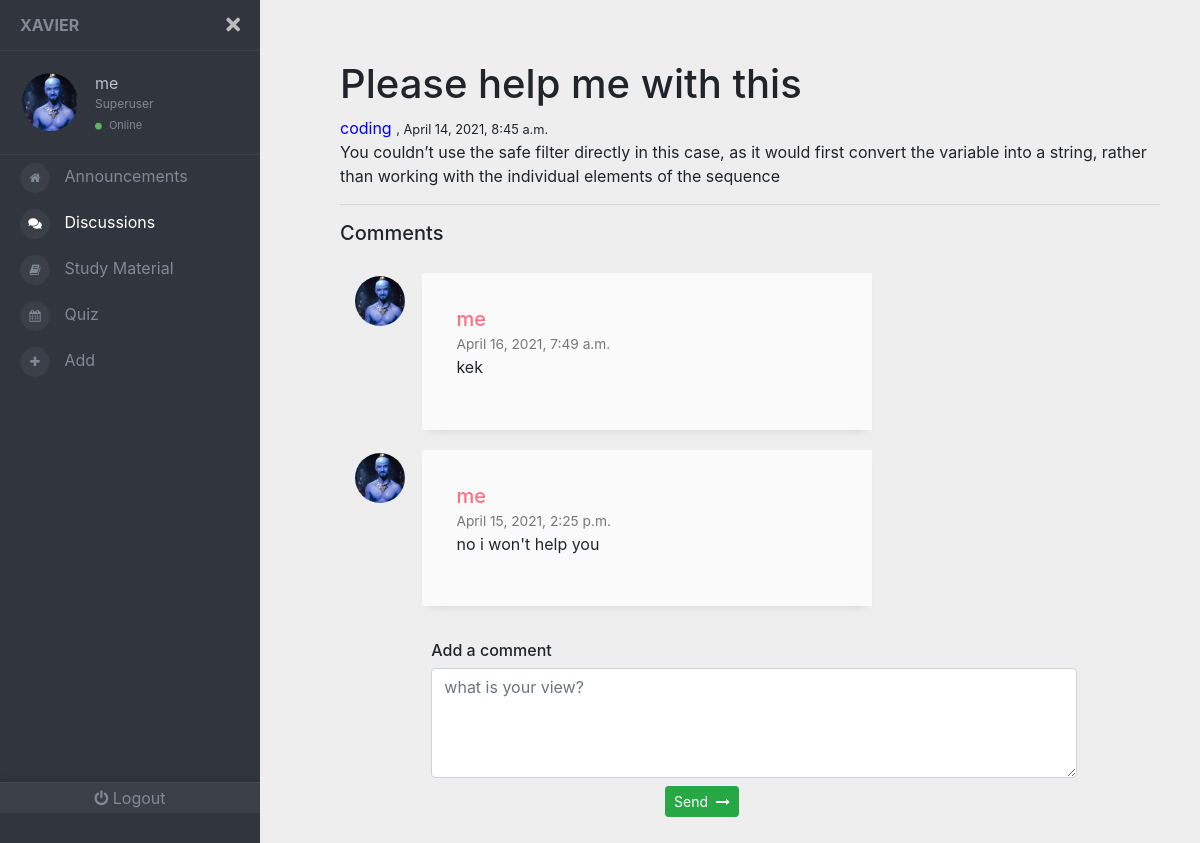
Before: /discussions/main/?discuss=aSA8iN1y (signed in) with the older database file.
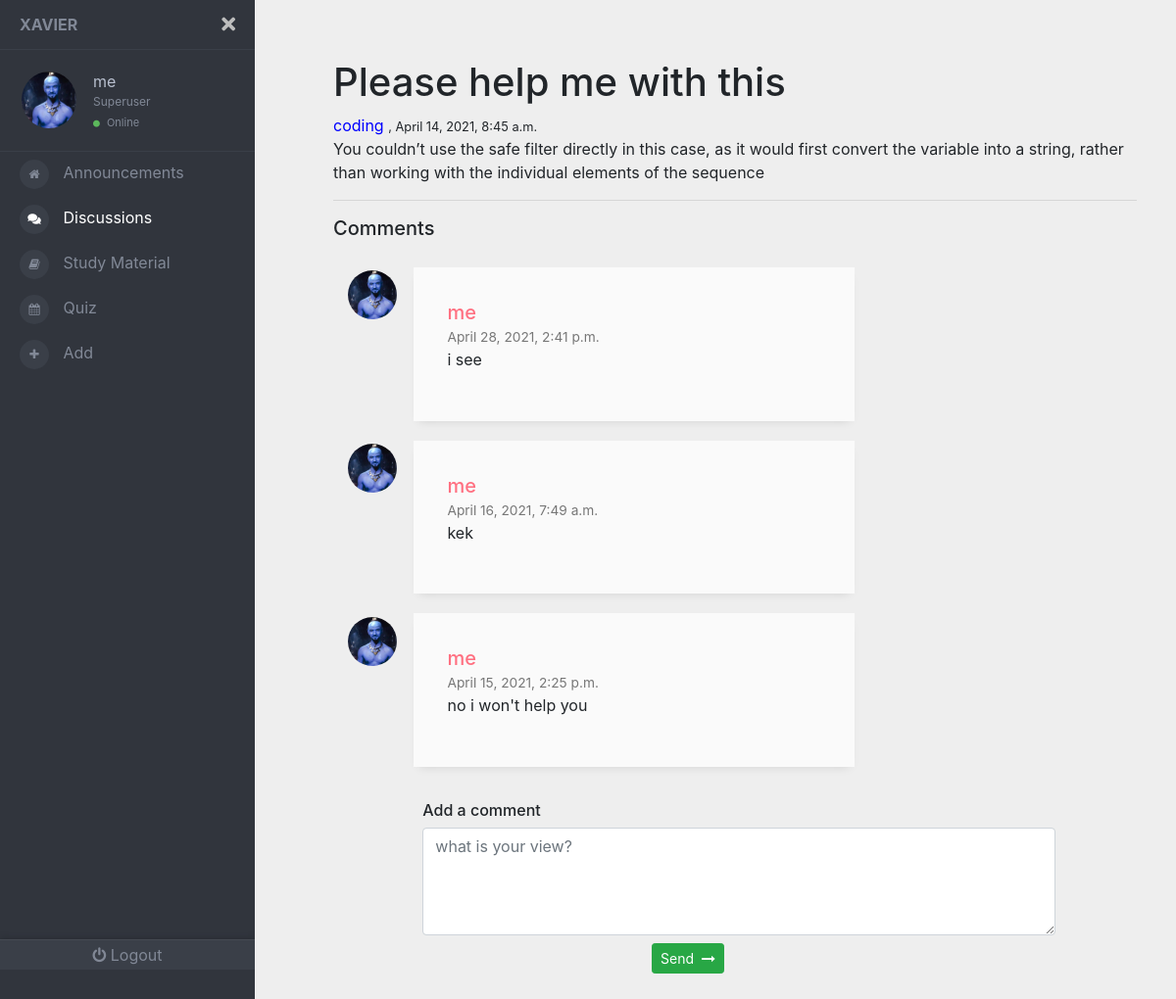
After: the same page with the newer database file.
### front/models.py (models this page shows, shortened)
class Profile(models.Model):
	user= models.OneToOneField(User , on_delete = models.CASCADE )
	image = models.ImageField(default='default.jpg' , upload_to = 'profile_pics')
	color = models.CharField(max_length=7, default='#000000')

class Discussion(models.Model):
	title = models.CharField(max_length=30  , default='Please help me with this')
	content = models.TextField()
	time= models.DateTimeField(auto_now_add=True)
	author = models.ForeignKey(User , on_delete =  models.SET(get_sentinel_user))
	room = models.CharField(max_length=8, default=get_code)

class Comment(models.Model):
	content = models.TextField()
	time= models.DateTimeField(auto_now_add=True)
	author = models.ForeignKey(User , on_delete = models.CASCADE)
	room = models.CharField(max_length=8, default='00000000')

### front/views.py (the view, shortened to what this page needs)
# urls.py: path('discussions/main/',views.discuss_main ,  name='discussmainpage'),
def discuss_main(request) :
	if not(request.user.is_authenticated):
		return redirect('signpage')
	try:
		discuss=request.GET['discuss']
	except:
		return HttpResponse('<h1>No such discussion</h1>')
	discussion = Discussion.objects.filter(room=discuss)[0]
	comments = Comment.objects.filter(room=discussion.room)
	comments2 = []
	for i in range(len(comments)-1 , -1 , -1):
		comments2.append(comments[i])
	send = SendComment()
	return render(request, 'front/disc_main.html' , {'discussion' : discussion , 'comments' :comments2 , 'send' : send })

### front/views.py
class SendComment(forms.ModelForm):
	class Meta :
		model = Comment
		fields = ['content' , 'room']

### front/templates/front/disc_main.html (shortened to what this page needs)
{% load static %}
<!DOCTYPE html>
<html lang="en">
  <head>
    <link rel="stylesheet" href='{% static "front/navbar.css" %}' />
    <link
      rel="stylesheet"
      href="https://cdnjs.cloudflare.com/ajax/libs/twitter-bootstrap/4.1.1/css/bootstrap.css"
    />
    <link
      rel="stylesheet"
      href="https://use.fontawesome.com/releases/v5.0.13/css/all.css"
    />
    <link rel="stylesheet" href='{% static "front/material.css" %}' />
    <link rel="stylesheet" href='{% static "front/study.css" %}' />
  </head>
  <body  >
    <div class="page-wrapper chiller-theme toggled">
      <nav id="sidebar" class="sidebar-wrapper">
        <div class="sidebar-content">
          <div class="sidebar-brand">
            <a href="{% url 'mainpage' %} " >Xavier</a>
            <div id="close-sidebar">
              <i class="fas fa-times"></i>
            </div>
          </div>
          <div class="sidebar-header">
            <div class="user-pic">
              <img
                class="img-responsive img-rounded"
                src="{{request.user.profile.image.url}}"
                alt="User picture"
                style = "border-radius: 50% ;"
              />
            </div>
            <div class="user-info">
              <span class="user-name">
                {{ request.user.username }}
              </span>
              <span class="user-role">
                  {% if request.user.is_superuser %}
              Superuser
                 {% elif request.user.is_staff %}
              Staff
                  {% else %}
              Student
                  {% endif %}
            </span>
              <span class="user-status">
                <i class="fa fa-circle"></i>
                <span>Online</span>
              </span>
            </div>
          </div>
          <div class="sidebar-menu">
            <ul>
              <li>
                <a href="{% url 'mainpage' %} "
                  ><i class="fa fa-home" aria-hidden="true"></i>
                  <span>Announcements</span>
                </a>
              </li>
              <li>
                <a href="{% url 'discusspage' %} "  style="color: white" >
                  <i class="fas  fa-comments"></i>
                  <span>Discussions</span>
                </a>
              </li>
              <li>
                <a href="{% url 'studypage' %}"
                  ><i class="fa  fa-book"></i>
                  <span>Study Material</span>
                </a>
              </li>
              <li>
                <a href="{% url 'quizpage' %} "
                ><i class="fa fa-calendar"></i>
                  <span>Quiz</span>
                </a>
              </li>
              <li>
                <a href="{% url 'addpage' %} "
                ><i class="fa fa-plus" aria-hidden="true"></i>
                  <span>Add</span>
                </a>
              </li>
            </ul>
          </div>
          <div class="sidebar-footer">
            <a href="{% url 'logout' %} " style="text-decoration: none">
              <i class="fa fa-power-off"></i>
              <span>Logout</span></a
            >
          </div>
        </div>
      </nav>
      <main class="page-content">
        <div class="container">
          <h1>{{discussion.title}}</h1> <h7 style="color: {{discussion.author.profile.color}}">{{discussion.author}}  </h7> <small> , {{discussion.time}}</small>
          <p>
            {{discussion.content}}
          </p>
          <hr />
          <h5>Comments</h5>
          <link
            href="https://maxcdn.bootstrapcdn.com/font-awesome/4.7.0/css/font-awesome.min.css"
            rel="stylesheet"
          />
          <div class="container">
            <div class="row">
              {% for comment in comments %}
              <div class="col-md-8">
                <div class="media g-mb-30 media-comment">
                  <img
                    class="d-flex g-width-50 g-height-50 rounded-circle g-mt-3 g-mr-15"
                    src="{{comment.author.profile.image.url}}"
                    alt="Image Description"
                  />
                  <div class="media-body u-shadow-v18 g-bg-secondary g-pa-30">
                    <div class="g-mb-15">
                      <h5 class="h5 g-color-gray-dark-v1 mb-0" style="color: {{comment.author.profile.color}}">{{comment.author}}</h5>
                      <span class="g-color-gray-dark-v4 g-font-size-12"
                        >{{comment.time}}</span
                      >
                    </div>
                    <p>
                      {{comment.content}}
                    </p>
                  </div>
                </div>
              </div>
              {% endfor %}
            </div>
          </div>
          <div style="margin-top: 35px">
            <div style="display: flex; justify-content: center">
              <div class="col-10">
                <div class="comment-box ml-2">
                  <h6>Add a comment</h6>
                  <div class="comment-area">
                    <textarea
                    id = "text"
                      class="form-control"
                      placeholder="what is your view?"
                      rows="4"
                    ></textarea>
                  </div>
                  <div class="comment-btns mt-2">
                    <div class="row">
                      <div class="col-6">
                        <div class="pull-right">
	                          <button class="btn btn-success send btn-sm" type="submit" id="send2" onclick = 'comment(event)'>
	                            Send <i class="fa fa-long-arrow-right ml-1"></i>
	                          </button>
                        </div>
                      </div>
                    </div>
                  </div>
                </div>
              </div>
            </div>
          </div>
        </div>
      </main>
    </div>
  </body>
</html>

### front/templates/front/disc_main.html (style rules this page uses)
body { margin-top: 20px; background: #eee; }
@media (min-width: 0) { .g-mr-15 { margin-right: 1.07143rem !important; } }
@media (min-width: 0) { .g-mt-3 { margin-top: 0.21429rem !important; } }
.g-height-50 { height: 50px; }
.g-width-50 { width: 50px !important; }
@media (min-width: 0) { .g-pa-30 { padding: 2.14286rem !important; } }
.g-bg-secondary { background-color: #fafafa !important; }
.u-shadow-v18 { box-shadow: 0 5px 10px -6px rgba(0, 0, 0, 0.15); }
.g-color-gray-dark-v4 { color: #777 !important; }
.g-font-size-12 { font-size: 0.85714rem !important; }
.media-comment { margin-top: 20px; }

Changed rows visible on the page:
added Comment: author.profile.image (picture), author "me", time "April 28, 2021, 2:41 p.m.", content "i see"
